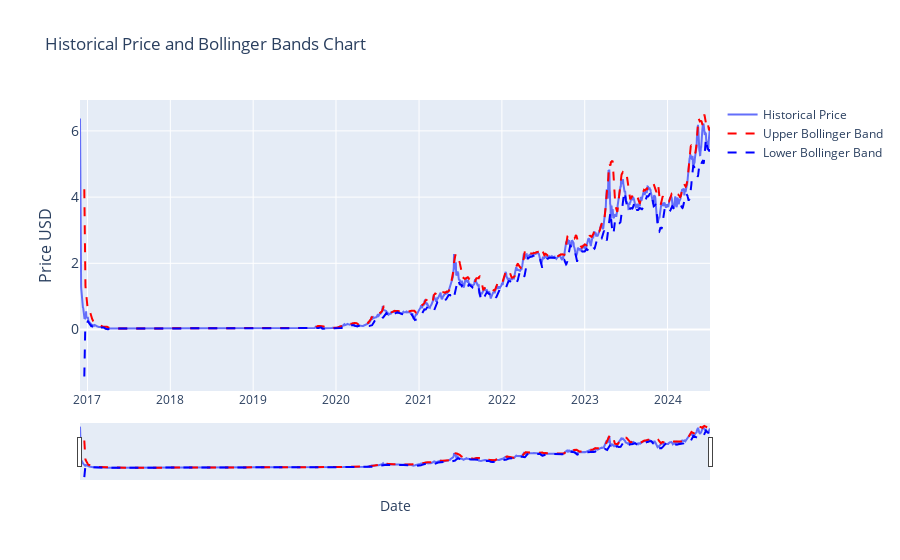

This figure's notebook cell:
### Markdown cell above
### bollinger_bands

### Code cell
# # Bollinger Bands - Bolligner Bands currently use the SMA for the upper + lower band, but standardised to historical price                           


import plotly.graph_objects as go
import pandas as pd
from ipywidgets import interact, DatePicker
import numpy as np


df = current_item.copy()

# Window sets the period length for calculating the Bollinger Bands moving average. Industry standard is 20d. 
window = 20
df= calculate_bollinger_bands(df, window)


start_date_picker = DatePicker(description='Start Date', value=START_DATE)
end_date_picker = DatePicker(description='End Date', value=END_DATE)

interact(lambda start_date, end_date:
            plot_bollinger_bands(df, start_date, end_date),
            start_date=start_date_picker, end_date=end_date_picker)

### Figure 1 — Plotly figure (JSON) as saved in the notebook; plotly's stock layout.template omitted (floating-point values rounded to 4 significant figures; data arrays with more than 128 entries replaced by an {"elided": "..."} marker saying what was removed)
{"data": [{"mode": "lines", "name": "Historical Price", "type": "scatter", "x": {"elided": "2777 str values"}, "y": {"elided": "2777 float values"}}, {"line": {"color": "red", "dash": "dash"}, "mode": "lines", "name": "Upper Bollinger Band", "type": "scatter", "x": {"elided": "2777 str values"}, "y": {"elided": "2777 float values"}}, {"line": {"color": "blue", "dash": "dash"}, "mode": "lines", "name": "Lower Bollinger Band", "type": "scatter", "x": {"elided": "2777 str values"}, "y": {"elided": "2777 float values"}}], "layout": {"showlegend": true, "title": {"text": "Historical Price and Bollinger Bands Chart"}, "xaxis": {"rangeslider": {"visible": true}, "title": {"text": "Date"}, "type": "date"}, "yaxis": {"tickfont": {"size": 14}, "title": {"font": {"size": 16}, "text": "Price USD"}}}}
